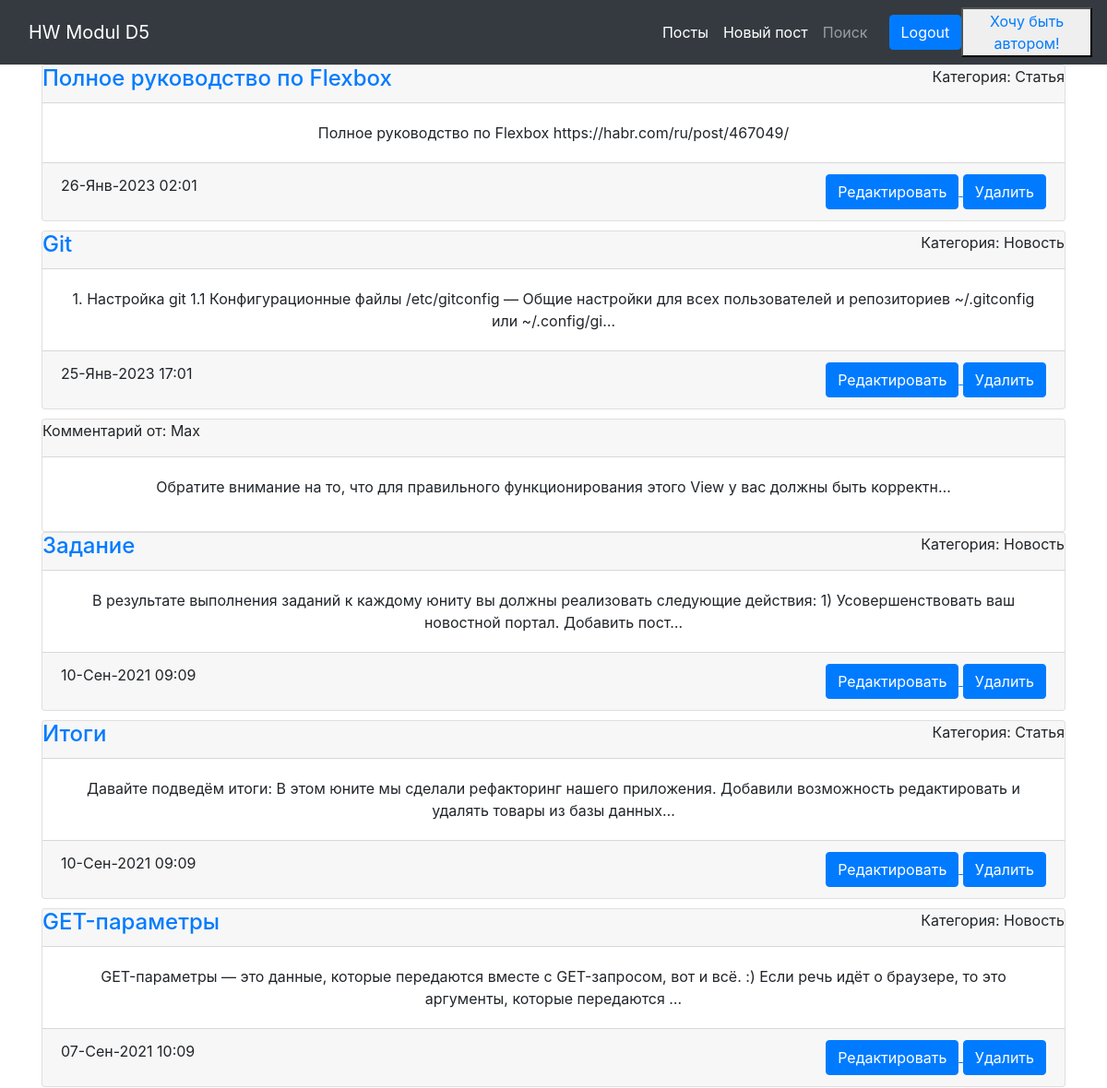
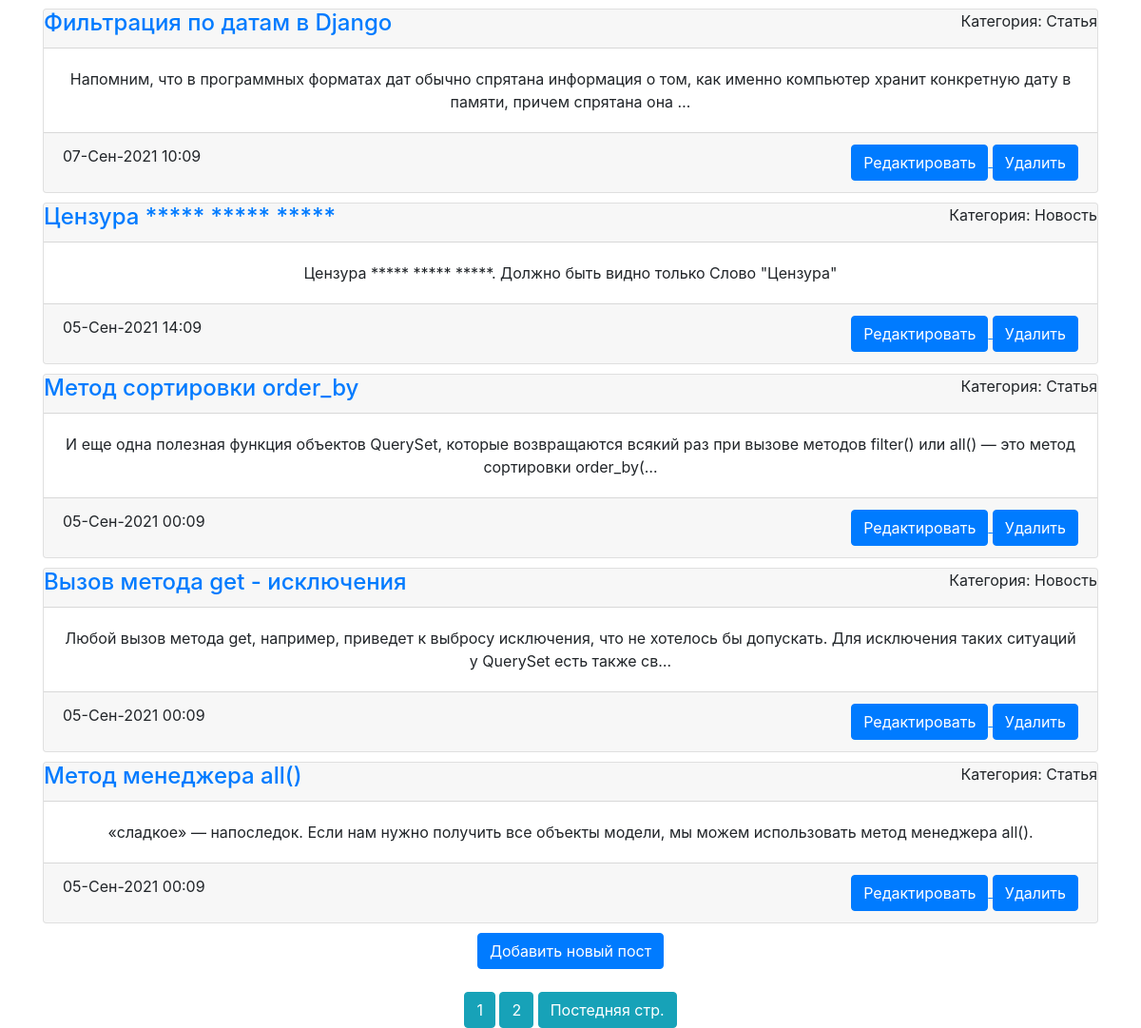
The app's page /news/ (signed in) with its own data (2 pictures, top to bottom).
### news/models.py (models this page shows, shortened)
class Post(models.Model):
    author = models.ForeignKey(Author, on_delete=models.CASCADE)
    NEWS = 'Новость'
    ARTICLE = 'Статья'
    CATEGORY_CHOICES = (
        (NEWS, 'Новость'),
        (ARTICLE, 'Статья'),
    )
    categoryType = models.CharField(
        max_length=7, choices=CATEGORY_CHOICES, default=ARTICLE)
    dateCreation = models.DateTimeField(auto_now_add=True)
    postCategory = models.ManyToManyField(Category, through='PostCategory')
    title = models.CharField(max_length=128)
    text = models.TextField()
    rating = models.SmallIntegerField(default=0)

class Comment(models.Model):
    commentPost = models.ForeignKey(Post, on_delete=CASCADE)
    commentUser = models.ForeignKey(User, on_delete=CASCADE)
    text = models.TextField()
    dateCreation = models.DateTimeField(auto_now_add=True)
    rating = models.SmallIntegerField(default=0)

### news/views.py (the view)
# urls.py: path('', PostList.as_view()),
class PostList(ListView):
    model = Post
    template_name = 'flatpages/news.html'
    context_object_name = 'news'
    queryset = Post.objects.order_by('-dateCreation')
    paginate_by = 10  # постраничный вавод - указываем сколько строк будет на странице
    def get_context_data(self, **kwargs):
        context = super().get_context_data(**kwargs)
        context['is_not_authors'] = not self.request.user.groups.filter(
            name='authors').exists()
        return context

### news/templatetags/custom_filters.py (called while the page is built)
@register.filter(name='censor')
def censor(value):
    for word in censor_list:
        value = value.replace(word, '*****')
    return value

### templates/flatpages/news.html (shortened to what this page needs)
{% extends 'flatpages/default.html' %}
{% load custom_filters %}
{% block content %}
{% if news %}
{% for news in news %}
<div class="card my-card">
    <div class="card-header">
        <h4> <a href="{% url 'post' news.id %}">{{ news.title|censor }}</a></h4>
        <p>Категория: {{ news.categoryType }}</p>
    </div>
    <div class="card-body">
        {{ news.text|truncatechars:150|censor }}
    </div>
    <div class="card-footer">
        {{ news.dateCreation|date:'d-M-Y H:m' }}
        <div>
            <a href="{% url 'post_update' news.id %}"><u> <button type="submit"
                        class="btn btn-primary">Редактировать</button> </u></a>
            <a href="{% url 'post_delete' news.id %}"><u> <button type="submit" class="btn btn-primary">Удалить</button>
                </u></a>
        </div>
    </div>
</div>
{% for comments in news.comment_set.all %}
        {% if comments %}
        <div class="card">
            <div class="card-header">
                <p>Комментарий от: {{ comments.commentUser }}</p>
            </div>
            <div class="card-body">
                <p>{{ comments.text|truncatechars:100|censor }}</p>
            </div>
        </div>
        {% endif %}
        {% endfor %}
{% endfor %}
<a href="{% url 'post_create' %}"><button type="submit" class="btn btn-primary">Добавить новый пост</button></a> <br> <br>
<div>
    {% if is_paginated %}
    {% for num in page_obj.paginator.page_range %}
    {% if page_obj.number == num %}
    <a><button type="submit" class="btn btn-info">{{ num }}</button></a>
    {% elif num > page_obj.number|add:'-3' and num < page_obj.number|add:'3' %}
    <a href="?page={{ num }}"><button type="submit" class="btn btn-info">{{ num }}</button></a>
    {% endif %}
    {% endfor %}
    {% if page_obj.has_next %}
    <a href="?page={{ page_obj.paginator.num_pages }}"><button type="submit" class="btn btn-info">Постедняя стр.</button></a>
    {% endif %}
    {% endif %}
    {% else %}
    <h1>Новостей нет!</h1>
    {% endif %}
    {% endblock content %}

### static/css/style.css (style rules this page uses)
.my-card { margin-bottom: 10px; }
.card-header { padding: 0; margin: 0; display: flex; justify-content: space-between; }
.card-footer { display: flex; justify-content: space-between; }

### records on screen
Post: title|censor "Полное руководство по Flexbox", categoryType "Статья", text|censor "Полное руководство по Flexbox https://habr.com/ru/post/467049/", dateCreation "26-Янв-2023 02:01"
Post: title|censor "Git", categoryType "Новость", text|censor "1. Настройка git 1.1 Конфигурационные файлы /etc/gitconfig — Общие настройки для всех пользователей и репозиториев ~/.gitconfig или ~/.config/gi…", dateCreation "25-Янв-2023 17:01"
Comment: commentUser "Max", text|censor "Обратите внимание на то, что для правильного функционирования этого View у вас должны быть корректн…"
Post: title|censor "Задание", categoryType "Новость", text|censor "В результате выполнения заданий к каждому юниту вы должны реализовать следующие действия: 1) Усовершенствовать ваш новостной портал. Добавить пост…", dateCreation "10-Сен-2021 09:09"
Post: title|censor "Итоги", categoryType "Статья", text|censor "Давайте подведём итоги: В этом юните мы сделали рефакторинг нашего приложения. Добавили возможность редактировать и удалять товары из базы данных…", dateCreation "10-Сен-2021 09:09"
Post: title|censor "GET-параметры", categoryType "Новость", text|censor "GET-параметры — это данные, которые передаются вместе с GET-запросом, вот и всё. :) Если речь идёт о браузере, то это аргументы, которые передаются …", dateCreation "07-Сен-2021 10:09"
Post: title|censor "Фильтрация по датам в Django", categoryType "Статья", text|censor "Напомним, что в программных форматах дат обычно спрятана информация о том, как именно компьютер хранит конкретную дату в памяти, причем спрятана она …", dateCreation "07-Сен-2021 10:09"
Post: title|censor "Цензура ***** ***** *****", categoryType "Новость", text|censor "Цензура ***** ***** *****. Должно быть видно только Слово \"Цензура\"", dateCreation "05-Сен-2021 14:09"
Post: title|censor "Метод сортировки order_by", categoryType "Статья", text|censor "И еще одна полезная функция объектов QuerySet, которые возвращаются всякий раз при вызове методов filter() или all() — это метод сортировки order_by(…", dateCreation "05-Сен-2021 00:09"
Post: title|censor "Вызов метода get - исключения", categoryType "Новость", text|censor "Любой вызов метода get, например, приведет к выбросу исключения, что не хотелось бы допускать. Для исключения таких ситуаций у QuerySet есть также св…", dateCreation "05-Сен-2021 00:09"
Post: title|censor "Метод менеджера all()", categoryType "Статья", text|censor "«сладкое» — напоследок. Если нам нужно получить все объекты модели, мы можем использовать метод менеджера all().", dateCreation "05-Сен-2021 00:09"

### other values on screen
{{ num }} "1"
{{ num }} "2"
